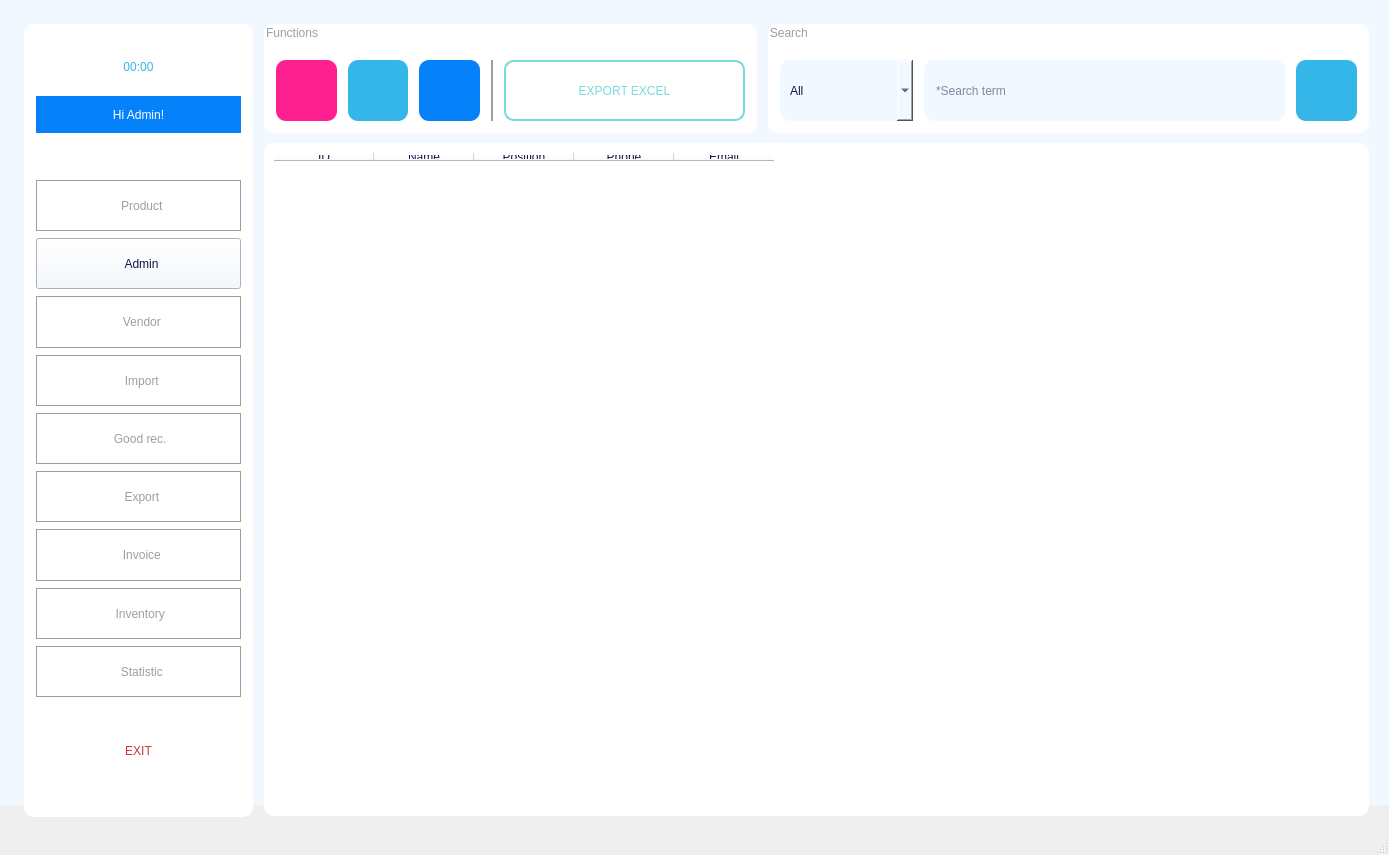
<?xml version="1.0" encoding="UTF-8"?>
<ui version="4.0">
 <class>MainWindow</class>
 <widget class="QMainWindow" name="MainWindow">
  <property name="geometry">
   <rect>
    <x>0</x>
    <y>0</y>
    <width>1389</width>
    <height>855</height>
   </rect>
  </property>
  <property name="maximumSize">
   <size>
    <width>1920</width>
    <height>1080</height>
   </size>
  </property>
  <property name="focusPolicy">
   <enum>Qt::NoFocus</enum>
  </property>
  <property name="windowTitle">
   <string>Admin</string>
  </property>
  <property name="autoFillBackground">
   <bool>false</bool>
  </property>
  <property name="toolButtonStyle">
   <enum>Qt::ToolButtonTextUnderIcon</enum>
  </property>
  <property name="animated">
   <bool>false</bool>
  </property>
  <widget class="QWidget" name="centralwidget">
   <widget class="QLabel" name="label">
    <property name="geometry">
     <rect>
      <x>24</x>
      <y>24</y>
      <width>229</width>
      <height>793</height>
     </rect>
    </property>
    <property name="styleSheet">
     <string notr="true">border-radius: 10px;
background-color: rgb(255, 255, 255);</string>
    </property>
    <property name="text">
     <string/>
    </property>
   </widget>
   <widget class="QWidget" name="verticalLayoutWidget">
    <property name="geometry">
     <rect>
      <x>36</x>
      <y>180</y>
      <width>205</width>
      <height>517</height>
     </rect>
    </property>
    <layout class="QVBoxLayout" name="verticalLayout">
     <property name="spacing">
      <number>7</number>
     </property>
     <item>
      <widget class="QPushButton" name="pushButtonProduct">
       <property name="maximumSize">
        <size>
         <width>16777215</width>
         <height>60</height>
        </size>
       </property>
       <property name="toolTipDuration">
        <number>-1</number>
       </property>
       <property name="layoutDirection">
        <enum>Qt::LeftToRight</enum>
       </property>
       <property name="autoFillBackground">
        <bool>false</bool>
       </property>
       <property name="styleSheet">
        <string notr="true">font: 63 12pt &quot;Montserrat SemiBold&quot;;
background-color: rgb(255, 255, 255);
border: 1px solid #9b9fa2;
color: rgb(155, 159, 162);</string>
       </property>
       <property name="text">
        <string>  Product</string>
       </property>
       <property name="icon">
        <iconset>
         <normaloff>../../RESOURCE/ICON/album2.png</normaloff>../../RESOURCE/ICON/album2.png</iconset>
       </property>
       <property name="iconSize">
        <size>
         <width>32</width>
         <height>32</height>
        </size>
       </property>
      </widget>
     </item>
     <item>
      <widget class="QPushButton" name="pushButtonAdmin">
       <property name="maximumSize">
        <size>
         <width>16777215</width>
         <height>60</height>
        </size>
       </property>
       <property name="toolTipDuration">
        <number>-1</number>
       </property>
       <property name="layoutDirection">
        <enum>Qt::LeftToRight</enum>
       </property>
       <property name="autoFillBackground">
        <bool>false</bool>
       </property>
       <property name="styleSheet">
        <string notr="true">font: 63 12pt &quot;Montserrat SemiBold&quot;;
color: rgb(14, 23, 67);
background-color: rgb(242, 248, 255)</string>
       </property>
       <property name="text">
        <string>  Admin</string>
       </property>
       <property name="icon">
        <iconset>
         <normaloff>../../RESOURCE/ICON/adm.png</normaloff>../../RESOURCE/ICON/adm.png</iconset>
       </property>
       <property name="iconSize">
        <size>
         <width>35</width>
         <height>35</height>
        </size>
       </property>
      </widget>
     </item>
     <item>
      <widget class="QPushButton" name="pushButtonVendor">
       <property name="maximumSize">
        <size>
         <width>16777215</width>
         <height>60</height>
        </size>
       </property>
       <property name="toolTipDuration">
        <number>-1</number>
       </property>
       <property name="layoutDirection">
        <enum>Qt::LeftToRight</enum>
       </property>
       <property name="autoFillBackground">
        <bool>false</bool>
       </property>
       <property name="styleSheet">
        <string notr="true">font: 63 12pt &quot;Montserrat SemiBold&quot;;
background-color: rgb(255, 255, 255);
border: 1px solid #9b9fa2;
color: rgb(155, 159, 162);</string>
       </property>
       <property name="text">
        <string>  Vendor</string>
       </property>
       <property name="icon">
        <iconset>
         <normaloff>../../RESOURCE/ICON/vendor1.png</normaloff>../../RESOURCE/ICON/vendor1.png</iconset>
       </property>
       <property name="iconSize">
        <size>
         <width>32</width>
         <height>32</height>
        </size>
       </property>
      </widget>
     </item>
     <item>
      <widget class="QPushButton" name="pushButtonImport">
       <property name="maximumSize">
        <size>
         <width>16777215</width>
         <height>60</height>
        </size>
       </property>
       <property name="contextMenuPolicy">
        <enum>Qt::DefaultContextMenu</enum>
       </property>
       <property name="toolTipDuration">
        <number>0</number>
       </property>
       <property name="layoutDirection">
        <enum>Qt::LeftToRight</enum>
       </property>
       <property name="autoFillBackground">
        <bool>false</bool>
       </property>
       <property name="styleSheet">
        <string notr="true">font: 63 12pt &quot;Montserrat SemiBold&quot;;
background-color: rgb(255, 255, 255);
border: 1px solid #9b9fa2;
color: rgb(155, 159, 162);</string>
       </property>
       <property name="text">
        <string>  Import</string>
       </property>
       <property name="icon">
        <iconset>
         <normaloff>../../RESOURCE/ICON/import.png</normaloff>../../RESOURCE/ICON/import.png</iconset>
       </property>
       <property name="iconSize">
        <size>
         <width>30</width>
         <height>30</height>
        </size>
       </property>
      </widget>
     </item>
     <item>
      <widget class="QPushButton" name="pushButtonReceipt">
       <property name="maximumSize">
        <size>
         <width>16777215</width>
         <height>60</height>
        </size>
       </property>
       <property name="contextMenuPolicy">
        <enum>Qt::DefaultContextMenu</enum>
       </property>
       <property name="toolTipDuration">
        <number>0</number>
       </property>
       <property name="layoutDirection">
        <enum>Qt::LeftToRight</enum>
       </property>
       <property name="autoFillBackground">
        <bool>false</bool>
       </property>
       <property name="styleSheet">
        <string notr="true">font: 63 12pt &quot;Montserrat SemiBold&quot;;
background-color: rgb(255, 255, 255);
border: 1px solid #9b9fa2;
color: rgb(155, 159, 162);</string>
       </property>
       <property name="text">
        <string> Good rec.</string>
       </property>
       <property name="icon">
        <iconset>
         <normaloff>../../RESOURCE/ICON/doc.png</normaloff>../../RESOURCE/ICON/doc.png</iconset>
       </property>
       <property name="iconSize">
        <size>
         <width>35</width>
         <height>35</height>
        </size>
       </property>
      </widget>
     </item>
     <item>
      <widget class="QPushButton" name="pushButtonExport">
       <property name="maximumSize">
        <size>
         <width>16777215</width>
         <height>60</height>
        </size>
       </property>
       <property name="contextMenuPolicy">
        <enum>Qt::DefaultContextMenu</enum>
       </property>
       <property name="toolTipDuration">
        <number>0</number>
       </property>
       <property name="layoutDirection">
        <enum>Qt::LeftToRight</enum>
       </property>
       <property name="autoFillBackground">
        <bool>false</bool>
       </property>
       <property name="styleSheet">
        <string notr="true">font: 63 12pt &quot;Montserrat SemiBold&quot;;
background-color: rgb(255, 255, 255);
border: 1px solid #9b9fa2;
color: rgb(155, 159, 162);</string>
       </property>
       <property name="text">
        <string>  Export</string>
       </property>
       <property name="icon">
        <iconset>
         <normaloff>../../RESOURCE/ICON/export.png</normaloff>../../RESOURCE/ICON/export.png</iconset>
       </property>
       <property name="iconSize">
        <size>
         <width>30</width>
         <height>30</height>
        </size>
       </property>
      </widget>
     </item>
     <item>
      <widget class="QPushButton" name="pushButtonInvoice">
       <property name="maximumSize">
        <size>
         <width>16777215</width>
         <height>60</height>
        </size>
       </property>
       <property name="contextMenuPolicy">
        <enum>Qt::DefaultContextMenu</enum>
       </property>
       <property name="toolTipDuration">
        <number>0</number>
       </property>
       <property name="layoutDirection">
        <enum>Qt::LeftToRight</enum>
       </property>
       <property name="autoFillBackground">
        <bool>false</bool>
       </property>
       <property name="styleSheet">
        <string notr="true">font: 63 12pt &quot;Montserrat SemiBold&quot;;
background-color: rgb(255, 255, 255);
border: 1px solid #9b9fa2;
color: rgb(155, 159, 162);</string>
       </property>
       <property name="text">
        <string>  Invoice</string>
       </property>
       <property name="icon">
        <iconset>
         <normaloff>../../RESOURCE/ICON/doc.png</normaloff>../../RESOURCE/ICON/doc.png</iconset>
       </property>
       <property name="iconSize">
        <size>
         <width>35</width>
         <height>35</height>
        </size>
       </property>
      </widget>
     </item>
     <item>
      <widget class="QPushButton" name="pushButtonInventory">
       <property name="maximumSize">
        <size>
         <width>16777215</width>
         <height>60</height>
        </size>
       </property>
       <property name="contextMenuPolicy">
        <enum>Qt::DefaultContextMenu</enum>
       </property>
       <property name="toolTipDuration">
        <number>0</number>
       </property>
       <property name="layoutDirection">
        <enum>Qt::LeftToRight</enum>
       </property>
       <property name="autoFillBackground">
        <bool>false</bool>
       </property>
       <property name="styleSheet">
        <string notr="true">font: 63 12pt &quot;Montserrat SemiBold&quot;;
background-color: rgb(255, 255, 255);
border: 1px solid #9b9fa2;
color: rgb(155, 159, 162);</string>
       </property>
       <property name="text">
        <string> Inventory</string>
       </property>
       <property name="icon">
        <iconset>
         <normaloff>../../RESOURCE/ICON/inventory.png</normaloff>../../RESOURCE/ICON/inventory.png</iconset>
       </property>
       <property name="iconSize">
        <size>
         <width>30</width>
         <height>30</height>
        </size>
       </property>
      </widget>
     </item>
     <item>
      <widget class="QPushButton" name="pushButtonStatistic">
       <property name="maximumSize">
        <size>
         <width>16777215</width>
         <height>60</height>
        </size>
       </property>
       <property name="contextMenuPolicy">
        <enum>Qt::DefaultContextMenu</enum>
       </property>
       <property name="toolTipDuration">
        <number>0</number>
       </property>
       <property name="layoutDirection">
        <enum>Qt::LeftToRight</enum>
       </property>
       <property name="autoFillBackground">
        <bool>false</bool>
       </property>
       <property name="styleSheet">
        <string notr="true">font: 63 12pt &quot;Montserrat SemiBold&quot;;
background-color: rgb(255, 255, 255);
border: 1px solid #9b9fa2;
color: rgb(155, 159, 162);</string>
       </property>
       <property name="text">
        <string>  Statistic</string>
       </property>
       <property name="icon">
        <iconset>
         <normaloff>../../RESOURCE/ICON/statis.png</normaloff>../../RESOURCE/ICON/statis.png</iconset>
       </property>
       <property name="iconSize">
        <size>
         <width>32</width>
         <height>32</height>
        </size>
       </property>
      </widget>
     </item>
    </layout>
   </widget>
   <widget class="QGroupBox" name="groupBox">
    <property name="geometry">
     <rect>
      <x>264</x>
      <y>24</y>
      <width>493</width>
      <height>109</height>
     </rect>
    </property>
    <property name="styleSheet">
     <string notr="true">padding: 5px;
border-radius: 10px;
color: rgb(155, 159, 162);
background-color: rgb(255, 255, 255);
font: 25 10pt &quot;Montserrat Light&quot;;</string>
    </property>
    <property name="title">
     <string>Functions</string>
    </property>
    <widget class="QWidget" name="horizontalLayoutWidget">
     <property name="geometry">
      <rect>
       <x>12</x>
       <y>36</y>
       <width>217</width>
       <height>61</height>
      </rect>
     </property>
     <layout class="QHBoxLayout" name="horizontalLayout">
      <property name="spacing">
       <number>11</number>
      </property>
      <item>
       <widget class="QPushButton" name="pushButtonNew">
        <property name="maximumSize">
         <size>
          <width>100</width>
          <height>100</height>
         </size>
        </property>
        <property name="toolTip">
         <string>&lt;html&gt;&lt;head/&gt;&lt;body&gt;&lt;p&gt;&lt;span style=&quot; font-size:12pt; color:#ff2090;&quot;&gt;New&lt;/span&gt;&lt;/p&gt;&lt;/body&gt;&lt;/html&gt;</string>
        </property>
        <property name="toolTipDuration">
         <number>-1</number>
        </property>
        <property name="styleSheet">
         <string notr="true">QPushButton {
    background-color: #FF2090; /* Màu nền mặc định */

    border-radius: 10px; 
    padding: 5px;

}

QPushButton:hover {
    background-color: #FFA2D1; /* Màu khi di chuột */  
}

QPushButton:pressed {
    background-color: #FF2090; /* Màu khi nhấn */
}

QPushButton:focus {
    border: 5px solid #FFA2D1; /* Viền khi nút được focus */ 
}
</string>
        </property>
        <property name="text">
         <string/>
        </property>
        <property name="icon">
         <iconset>
          <normaloff>../../RESOURCE/ICON/new.png</normaloff>../../RESOURCE/ICON/new.png</iconset>
        </property>
        <property name="iconSize">
         <size>
          <width>32</width>
          <height>32</height>
         </size>
        </property>
       </widget>
      </item>
      <item>
       <widget class="QPushButton" name="pushButtonEdit">
        <property name="maximumSize">
         <size>
          <width>100</width>
          <height>100</height>
         </size>
        </property>
        <property name="toolTip">
         <string>&lt;html&gt;&lt;head/&gt;&lt;body&gt;&lt;p&gt;&lt;span style=&quot; font-size:12pt; color:#35b6e8;&quot;&gt;Edit&lt;/span&gt;&lt;/p&gt;&lt;/body&gt;&lt;/html&gt;</string>
        </property>
        <property name="styleSheet">
         <string notr="true">QPushButton {
    background-color: #35B6E8; /* Màu nền mặc định */

    border-radius: 10px; 
    padding: 5px;

}

QPushButton:hover {
    background-color: #A3E3FC; /* Màu khi di chuột */  

}

QPushButton:pressed {
    background-color: #35B6E8; /* Màu khi nhấn */
}

QPushButton:focus {
    border: 5px solid #A3E3FC; /* Viền khi nút được focus */ 
}
</string>
        </property>
        <property name="text">
         <string/>
        </property>
        <property name="icon">
         <iconset>
          <normaloff>../../RESOURCE/ICON/edit.png</normaloff>../../RESOURCE/ICON/edit.png</iconset>
        </property>
        <property name="iconSize">
         <size>
          <width>32</width>
          <height>32</height>
         </size>
        </property>
       </widget>
      </item>
      <item>
       <widget class="QPushButton" name="pushButtonDelete">
        <property name="maximumSize">
         <size>
          <width>100</width>
          <height>100</height>
         </size>
        </property>
        <property name="toolTip">
         <string>&lt;html&gt;&lt;head/&gt;&lt;body&gt;&lt;p&gt;&lt;span style=&quot; font-size:12pt; color:#0581f9;&quot;&gt;Delete&lt;/span&gt;&lt;/p&gt;&lt;/body&gt;&lt;/html&gt;</string>
        </property>
        <property name="styleSheet">
         <string notr="true">QPushButton {
    background-color: #0581F9; /* Màu nền mặc định */

    border-radius: 10px; 
    padding: 5px;

}

QPushButton:hover {
    background-color: #87C4FF; /* Màu khi di chuột */  

}

QPushButton:pressed {
    background-color: #0581F9; /* Màu khi nhấn */
}

QPushButton:focus {
    border: 5px solid #87C4FF; /* Viền khi nút được focus */ 
}
</string>
        </property>
        <property name="text">
         <string/>
        </property>
        <property name="icon">
         <iconset>
          <normaloff>../../RESOURCE/ICON/delete.png</normaloff>../../RESOURCE/ICON/delete.png</iconset>
        </property>
        <property name="iconSize">
         <size>
          <width>32</width>
          <height>32</height>
         </size>
        </property>
       </widget>
      </item>
      <item>
       <widget class="QLabel" name="label_3">
        <property name="maximumSize">
         <size>
          <width>2</width>
          <height>16777215</height>
         </size>
        </property>
        <property name="styleSheet">
         <string notr="true">background-color: rgb(155, 159, 162);</string>
        </property>
        <property name="text">
         <string/>
        </property>
       </widget>
      </item>
     </layout>
    </widget>
    <widget class="QPushButton" name="pushButtonExcel">
     <property name="geometry">
      <rect>
       <x>240</x>
       <y>36</y>
       <width>241</width>
       <height>61</height>
      </rect>
     </property>
     <property name="styleSheet">
      <string notr="true">QPushButton {
    background-color: #FFFFFF; /* Màu nền mặc định */
    border-radius: 10px; 
	border: 2px solid #79DADC;
    padding: 5px;
	color: #79DADC;
	font: 63 12pt &quot;Montserrat SemiBold&quot;;
}

QPushButton:hover {
    background-color: #79DADC; /* Màu khi di chuột */  
	color: #FFFFFF;
	border: 2px solid #FFFFFF;
}

QPushButton:pressed {
    background-color: #FFFFFF; /* Màu khi nhấn */
}

QPushButton:focus {
    background-color: #79DADC; /* Màu khi di chuột */  
	border:5px solid #B4EDEE;
	color: #FFFFFF;

}
</string>
     </property>
     <property name="text">
      <string>EXPORT EXCEL</string>
     </property>
     <property name="icon">
      <iconset>
       <normaloff>../../RESOURCE/ICON/exc.png</normaloff>../../RESOURCE/ICON/exc.png</iconset>
     </property>
     <property name="iconSize">
      <size>
       <width>70</width>
       <height>70</height>
      </size>
     </property>
    </widget>
   </widget>
   <widget class="QLabel" name="label_2">
    <property name="geometry">
     <rect>
      <x>0</x>
      <y>-12</y>
      <width>1393</width>
      <height>817</height>
     </rect>
    </property>
    <property name="styleSheet">
     <string notr="true">background-color: rgb(242, 248, 255);</string>
    </property>
    <property name="text">
     <string/>
    </property>
   </widget>
   <widget class="QGroupBox" name="groupBox_2">
    <property name="geometry">
     <rect>
      <x>768</x>
      <y>24</y>
      <width>601</width>
      <height>109</height>
     </rect>
    </property>
    <property name="styleSheet">
     <string notr="true">padding: 5px;
border-radius: 10px;
color: rgb(155, 159, 162);
background-color: rgb(255, 255, 255);
font: 25 10pt &quot;Montserrat Light&quot;;</string>
    </property>
    <property name="title">
     <string>Search </string>
    </property>
    <widget class="QLineEdit" name="lineEdit">
     <property name="geometry">
      <rect>
       <x>156</x>
       <y>36</y>
       <width>361</width>
       <height>61</height>
      </rect>
     </property>
     <property name="styleSheet">
      <string notr="true">background-color: rgb(242, 248, 255);
color: rgb(14, 23, 67);
font: 57 12pt &quot;Montserrat Medium&quot;;
padding: 10px;</string>
     </property>
     <property name="text">
      <string/>
     </property>
     <property name="placeholderText">
      <string>*Search term</string>
     </property>
    </widget>
    <widget class="QPushButton" name="pushButton">
     <property name="geometry">
      <rect>
       <x>528</x>
       <y>36</y>
       <width>61</width>
       <height>61</height>
      </rect>
     </property>
     <property name="maximumSize">
      <size>
       <width>100</width>
       <height>100</height>
      </size>
     </property>
     <property name="styleSheet">
      <string notr="true">QPushButton {
    background-color: #35B6E8; /* Màu nền mặc định */
    border-radius: 10px; 
    padding: 5px;

}

QPushButton:hover {
    background-color: #8EDAF8; /* Màu khi di chuột */  

}

QPushButton:pressed {
    background-color: #35B6E8; /* Màu khi nhấn */
}

QPushButton:focus {
    border: 5px solid #8EDAF8; /* Viền khi nút được focus */ 
}
</string>
     </property>
     <property name="text">
      <string/>
     </property>
     <property name="icon">
      <iconset>
       <normaloff>../../RESOURCE/ICON/search.png</normaloff>../../RESOURCE/ICON/search.png</iconset>
     </property>
     <property name="iconSize">
      <size>
       <width>25</width>
       <height>25</height>
      </size>
     </property>
    </widget>
    <widget class="QComboBox" name="comboBox">
     <property name="geometry">
      <rect>
       <x>12</x>
       <y>36</y>
       <width>133</width>
       <height>61</height>
      </rect>
     </property>
     <property name="styleSheet">
      <string notr="true">background-color: rgb(242, 248, 255);
color: rgb(14, 23, 67);
font: 57 12pt &quot;Montserrat Medium&quot;;
padding: 10px;</string>
     </property>
     <property name="editable">
      <bool>false</bool>
     </property>
     <property name="currentText">
      <string>All</string>
     </property>
     <property name="sizeAdjustPolicy">
      <enum>QComboBox::AdjustToContentsOnFirstShow</enum>
     </property>
     <item>
      <property name="text">
       <string>All</string>
      </property>
     </item>
     <item>
      <property name="text">
       <string>ID</string>
      </property>
     </item>
     <item>
      <property name="text">
       <string>Name</string>
      </property>
     </item>
     <item>
      <property name="text">
       <string>Position</string>
      </property>
     </item>
    </widget>
   </widget>
   <widget class="QTableWidget" name="tableWidget">
    <property name="geometry">
     <rect>
      <x>264</x>
      <y>143</y>
      <width>1105</width>
      <height>673</height>
     </rect>
    </property>
    <property name="toolTip">
     <string/>
    </property>
    <property name="styleSheet">
     <string notr="true">padding: 5px;
border-radius: 10px;
color: rgb(14, 23, 67);
background-color: rgb(255, 255, 255);
font: 57 10pt &quot;Montserrat Medium&quot;;</string>
    </property>
    <column>
     <property name="text">
      <string>ID</string>
     </property>
    </column>
    <column>
     <property name="text">
      <string>Name</string>
     </property>
    </column>
    <column>
     <property name="text">
      <string>Position</string>
     </property>
    </column>
    <column>
     <property name="text">
      <string>Phone</string>
     </property>
    </column>
    <column>
     <property name="text">
      <string>Email</string>
     </property>
    </column>
   </widget>
   <widget class="QLabel" name="label_4">
    <property name="geometry">
     <rect>
      <x>36</x>
      <y>36</y>
      <width>205</width>
      <height>61</height>
     </rect>
    </property>
    <property name="styleSheet">
     <string notr="true">color: rgb(53, 182, 232);
font: 87 30pt &quot;Montserrat Black&quot;;</string>
    </property>
    <property name="text">
     <string>00:00</string>
    </property>
    <property name="alignment">
     <set>Qt::AlignCenter</set>
    </property>
   </widget>
   <widget class="QLabel" name="label_5">
    <property name="geometry">
     <rect>
      <x>36</x>
      <y>96</y>
      <width>205</width>
      <height>37</height>
     </rect>
    </property>
    <property name="styleSheet">
     <string notr="true">color: rgb(255, 255, 255);
font: 63 15pt &quot;Montserrat SemiBold&quot;;
background-color: rgb(5, 129, 249);</string>
    </property>
    <property name="text">
     <string>Hi Admin!</string>
    </property>
    <property name="alignment">
     <set>Qt::AlignCenter</set>
    </property>
   </widget>
   <widget class="QPushButton" name="pushButton_2">
    <property name="geometry">
     <rect>
      <x>60</x>
      <y>720</y>
      <width>157</width>
      <height>61</height>
     </rect>
    </property>
    <property name="styleSheet">
     <string notr="true">QPushButton {
    background-color: #FFFFFF; /* Màu nền mặc định */
	color: #D23435;
	font: 8120 17pt &quot;Montserrat Bold&quot;;
    border-radius: 10px; 
    padding: 5px;

}

QPushButton:hover {
	border: 2px solid #D23435;
}

QPushButton:pressed {
    background-color: #D23435; /* Màu khi nhấn */
}

QPushButton:focus {
	border: 2px solid #D23435;
}
</string>
    </property>
    <property name="text">
     <string>EXIT</string>
    </property>
    <property name="icon">
     <iconset>
      <normaloff>../../RESOURCE/ICON/turnoff.png</normaloff>../../RESOURCE/ICON/turnoff.png</iconset>
    </property>
    <property name="iconSize">
     <size>
      <width>35</width>
      <height>35</height>
     </size>
    </property>
   </widget>
   <zorder>label_2</zorder>
   <zorder>label</zorder>
   <zorder>verticalLayoutWidget</zorder>
   <zorder>groupBox</zorder>
   <zorder>groupBox_2</zorder>
   <zorder>tableWidget</zorder>
   <zorder>label_4</zorder>
   <zorder>label_5</zorder>
   <zorder>pushButton_2</zorder>
  </widget>
  <widget class="QMenuBar" name="menubar">
   <property name="geometry">
    <rect>
     <x>0</x>
     <y>0</y>
     <width>1389</width>
     <height>26</height>
    </rect>
   </property>
  </widget>
  <widget class="QStatusBar" name="statusbar"/>
 </widget>
 <resources/>
 <connections/>
</ui>
